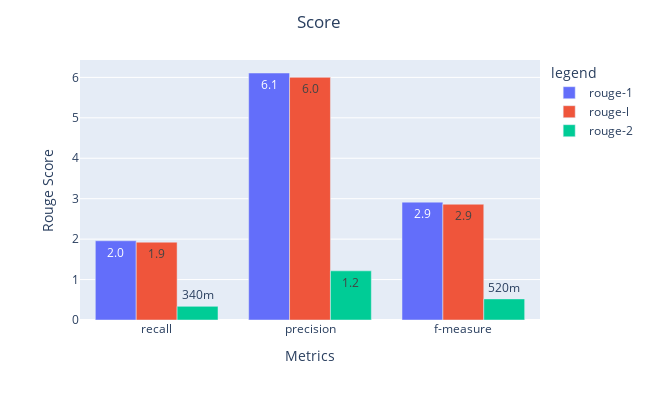

Notebook code cell kept with this figure:
### Code cell
fig = px.bar(BartRouge*100, x=BartRouge.index, y=BartRouge.columns,
             barmode='group',
             text_auto='.2s',
             labels={
                     "Algo": "Algorithms",
                     "value": "Rouge Score",
                     "variable": "legend",
                     'index': "Metrics"
                 })
fig.update_layout( width=650,
                  height=400,
                title={
                  'text': "Score",
                  'y':.96,
                  'x':0.49,
                  'xanchor': 'center',
                  'yanchor': 'top'})

fig.show()

### Figure 1 — Plotly figure (JSON) as saved in the notebook; plotly's stock layout.template omitted (floating-point values rounded to 4 significant figures)
{"data": [{"alignmentgroup": "True", "hovertemplate": "legend=rouge-1<br>Metrics=%{x}<br>Rouge Score=%{y}<extra></extra>", "legendgroup": "rouge-1", "marker": {"color": "#636efa", "pattern": {"shape": ""}}, "name": "rouge-1", "offsetgroup": "rouge-1", "orientation": "v", "showlegend": true, "textposition": "auto", "texttemplate": "%{y:.2s}", "x": ["recall", "precision", "f-measure"], "xaxis": "x", "y": [1.959, 6.109, 2.915], "yaxis": "y", "type": "bar"}, {"alignmentgroup": "True", "hovertemplate": "legend=rouge-l<br>Metrics=%{x}<br>Rouge Score=%{y}<extra></extra>", "legendgroup": "rouge-l", "marker": {"color": "#EF553B", "pattern": {"shape": ""}}, "name": "rouge-l", "offsetgroup": "rouge-l", "orientation": "v", "showlegend": true, "textposition": "auto", "texttemplate": "%{y:.2s}", "x": ["recall", "precision", "f-measure"], "xaxis": "x", "y": [1.925, 6.001, 2.863], "yaxis": "y", "type": "bar"}, {"alignmentgroup": "True", "hovertemplate": "legend=rouge-2<br>Metrics=%{x}<br>Rouge Score=%{y}<extra></extra>", "legendgroup": "rouge-2", "marker": {"color": "#00cc96", "pattern": {"shape": ""}}, "name": "rouge-2", "offsetgroup": "rouge-2", "orientation": "v", "showlegend": true, "textposition": "auto", "texttemplate": "%{y:.2s}", "x": ["recall", "precision", "f-measure"], "xaxis": "x", "y": [0.3371, 1.216, 0.5217], "yaxis": "y", "type": "bar"}], "layout": {"xaxis": {"anchor": "y", "domain": [0, 1], "title": {"text": "Metrics"}}, "yaxis": {"anchor": "x", "domain": [0, 1], "title": {"text": "Rouge Score"}}, "legend": {"title": {"text": "legend"}, "tracegroupgap": 0}, "margin": {"t": 60}, "barmode": "group", "title": {"text": "Score", "y": 0.96, "x": 0.49, "xanchor": "center", "yanchor": "top"}, "width": 650, "height": 400}}
